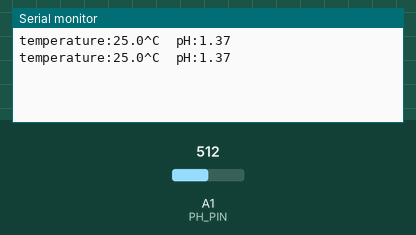
This sketch was run on a simulated Arduino Uno, built with avr-gcc and run on an emulated ATmega328P. Parts: the last lines printed to the serial monitor. The inputs (shaded band) are chosen by the test bench; at power-on: A1 (PH_PIN) = 512.

Above: at 2.8 s.
2.9 s: A1 (PH_PIN) set to 716
At 3.8 s:
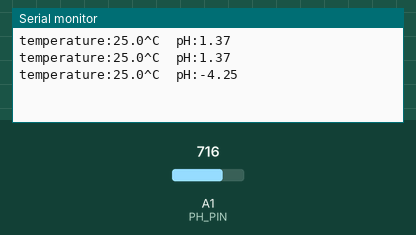
4.4 s: A1 (PH_PIN) set to 900
At 5.8 s:
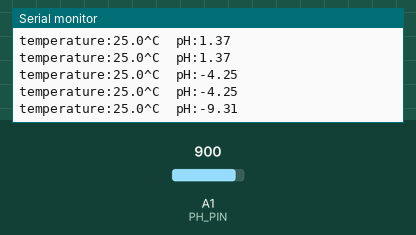
Timing chart, 0 to 7.4 s (numbered marks = the images above; inputs shaded):
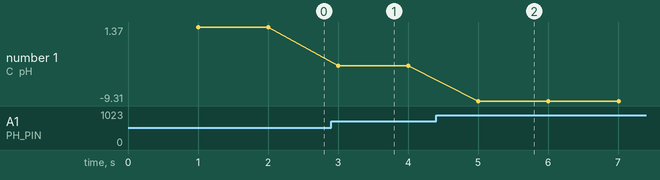

The sketch:

watertemp.ino
```cpp
//https://github.com/matmunk/DS18B20.git
```

pH_cal.ino
```cpp
//***********************************************  References  ***********************************************//
//https://wiki.dfrobot.com/Gravity__Analog_pH_Sensor_Meter_Kit_V2_SKU_SEN0161-V2
//https://github.com/DFRobot/DFRobot_PH
//***********************************************************************************************************//

/*
 * file DFRobot_PH.ino
 * @ https://github.com/DFRobot/DFRobot_PH
 *
 * This is the sample code for Gravity: Analog pH Sensor / Meter Kit V2, SKU:SEN0161-V2
 * In order to guarantee precision, a temperature sensor such as DS18B20 is needed, to execute automatic temperature compensation.
 * You can send commands in the serial monitor to execute the calibration.
 * Serial Commands:
 *   enterph -> enter the calibration mode
 *   calph   -> calibrate with the standard buffer solution, two buffer solutions(4.0 and 7.0) will be automaticlly recognized
 *   exitph  -> save the calibrated parameters and exit from calibration mode
 *
 * Copyright   [DFRobot](http://www.dfrobot.com), 2018
 * Copyright   GNU Lesser General Public License
 *
 * version  V1.0
 * date  2018-04
 */

#include "DFRobot_PH.h"
#include <EEPROM.h>

#define PH_PIN A1
float voltage,phValue,temperature = 25;
DFRobot_PH ph;

void setup()
{
    Serial.begin(115200);
    ph.begin();
}

void loop()
{
    static unsigned long timepoint = millis();
    if(millis()-timepoint>1000U){                  //time interval: 1s
        timepoint = millis();
        //temperature = readTemperature();         // read your temperature sensor to execute temperature compensation
        voltage = analogRead(PH_PIN)/1024.0*5000;  // read the voltage
        phValue = ph.readPH(voltage,temperature);  // convert voltage to pH with temperature compensation
        Serial.print("temperature:");
        Serial.print(temperature,1);
        Serial.print("^C  pH:");
        Serial.println(phValue,2);
    }
    ph.calibration(voltage,temperature);           // calibration process by Serail CMD
}

float readTemperature()
{
  //add your code here to get the temperature from your temperature sensor
}
```

Measured:
- after the input at 2.9 s, the serial monitor: prints a new line after 0.10 s (image 1)
- after the input at 4.4 s, the serial monitor: prints a new line after 0.61 s (image 2)
- plotted number 1: 1.37 → -4.25 after the input at 2.9 s, -4.25 → -9.31 after the input at 4.4 s
